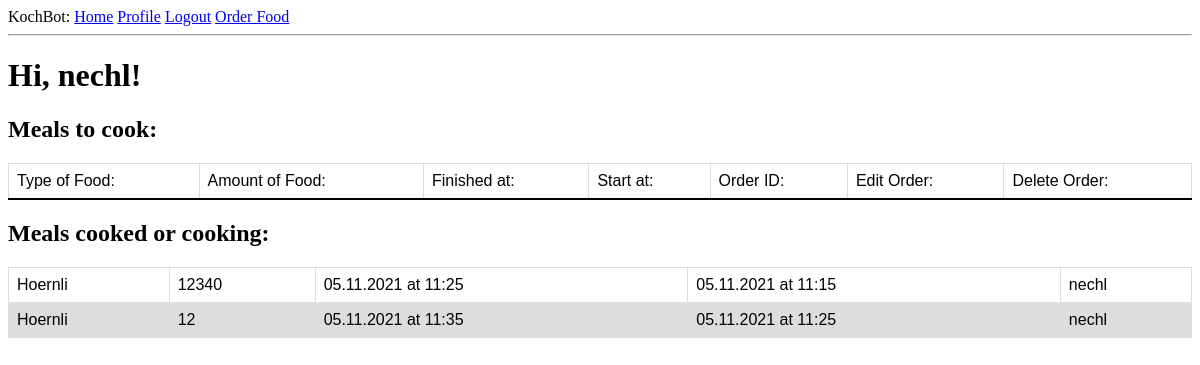
The page /index (signed in) on the database as committed earlier.
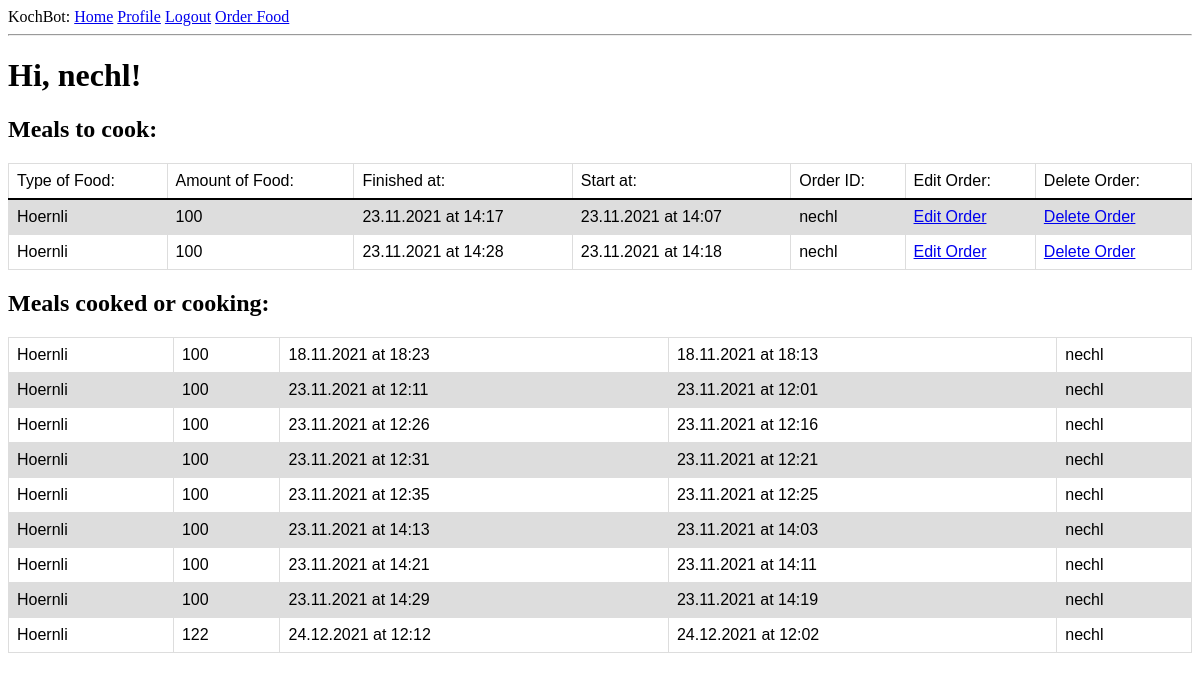
The same page on the database as committed later.
### app/models.py (models this page shows, shortened)
class User(UserMixin, db.Model):
    id = db.Column(db.Integer, primary_key=True)
    username = db.Column(db.String(64), index=True, unique=True)
    email = db.Column(db.String(120), index=True, unique=True)
    password_hash = db.Column(db.String(128))
    orders = db.relationship('Order', backref='author', lazy='dynamic')

class Order(db.Model):
    id = db.Column(db.Integer, primary_key = True)
    food = db.Column(db.String(140))
    timestamp = db.Column(db.DateTime,  default=datetime.utcnow)
    amount = db.Column(db.Integer())
    finished_at = db.Column(db.DateTime, index = True)
    start_at = db.Column(db.DateTime)
    user_id = db.Column(db.Integer, db.ForeignKey('user.id'))
    cooking = db.Column(db.Boolean, default = False)

### app/routes.py (the view)
@app.route('/')
@app.route('/index')
@login_required
def index():
    orders = Order.query.filter_by(cooking = False).order_by(Order.finished_at.asc()).all()
    orders_cooked = Order.query.filter_by(cooking = True).order_by(Order.finished_at.asc()).all()
    return render_template('index.html', title='Home', orders=orders, orders_cooked = orders_cooked)

### app/models.py (called while the page is built)
@login.user_loader
def load_user(id):
    return User.query.get(int(id))

### app/templates/index.html
{% extends "base.html" %}
{% block content %}
    <div class="MainContent">
        <h1>Hi, {{ current_user.username }}!</h1>
        <h2>Meals to cook:</h2>
        <table id="orders">
            <tr id="orders_header">
                <th id="orders_header">Type of Food:</th>
                <th id="orders_header">Amount of Food:</th>
                <th id="orders_header">Finished at:</th>
                <th id="orders_header">Start at:</th>
                <th id="orders_header">Order ID:</th>
                <th id="orders_header">Edit Order:</th>
                <th id="orders_header">Delete Order:</th>
            </tr>
            {% for order in orders %}
                {% include '_order.html' %}
            {% endfor %}
        </table>
        <h2>Meals cooked or cooking:</h2>
        <table id="orders">
            {% for order in orders_cooked %}
                {% include '_order_cooked.html' %}
            {% endfor %}
        </table>
    </div>
{% endblock %}

### app/templates/base.html (shortened to what this page needs)
<html>
    <head>
        <link rel="stylesheet" href=" {{ url_for('static', filename='style/style.css') }}">
    </head>
    <body>
        <div>
            KochBot:
                <a href="{{ url_for('index') }}">Home</a>
                {% if current_user.is_anonymous %}
                <a href="{{ url_for('login') }}">Login</a>
                {% else %}
                <a href="{{ url_for('user', username=current_user.username) }}">Profile</a>
                <a href="{{ url_for('logout') }}">Logout</a>
                {% endif %}
                <a href="{{ url_for('order') }}">Order Food</a>
        </div>
        <hr>
        {% block content %}{% endblock %}
    </body>
</html>

### app/templates/_order.html
<tr id="orders">
    <th id="orders">{{ order.food }}</th>
    <th id="orders">{{ order.amount }}</th>
    <th id="orders">{{ order.finished_at.strftime("%d.%m.%Y at %H:%M") }}</th>
    <th id="orders">{{ order.start_at.strftime("%d.%m.%Y at %H:%M") }}</th>
    <th id="orders">{{ order.user_id }}</th>
    <th id="orders"><a href="{{ url_for('edit_order', id=order.id) }}">Edit Order</a></th>
    <th id="orders"><a href="{{ url_for('delete_order', id=order.id) }}">Delete Order</a></th>
</tr>

### app/templates/_order_cooked.html
<tr id="orders">
    <th id="orders">{{ order.food }}</th>
    <th id="orders">{{ order.amount }}</th>
    <th id="orders">{{ order.finished_at.strftime("%d.%m.%Y at %H:%M") }}</th>
    <th id="orders">{{ order.start_at.strftime("%d.%m.%Y at %H:%M") }}</th>
    <th id="orders">{{ order.user_id }}</th>
</tr>

### app/static/style/style.css (style rules this page uses)
table#orders { font-family: Arial, sans-serif; font-style:normal; border-collapse: collapse; width: 100%; }
td#orders, th#orders, th#orders_header { border: 1px solid #dddddd; text-align: left; padding: 8px; font-weight: normal; }
tr#orders_header { font-weight: bold; border-bottom: 2px solid black; }
tr#orders:nth-child(even) { background-color: #dddddd; }
.MainContent { background-color: white; }

Rows that differ between the two databases and show on the page:
added Order: food "Hoernli", amount "100", finished_at "23.11.2021 at 14:17", start_at "23.11.2021 at 14:07", user_id "nechl", shown under "Meals to cook:"
added Order: food "Hoernli", amount "100", finished_at "23.11.2021 at 14:28", start_at "23.11.2021 at 14:18", user_id "nechl", shown under "Meals to cook:"
changed Order (number 3 of 11 on the later page): amount "12" → "100"; finished_at "05.11.2021 at 11:35" → "18.11.2021 at 18:23"; start_at "05.11.2021 at 11:25" → "18.11.2021 at 18:13"; moves up the list
added Order: food "Hoernli", amount "100", finished_at "23.11.2021 at 12:11", start_at "23.11.2021 at 12:01", user_id "nechl", shown under "Meals cooked or cooking:"
added Order: food "Hoernli", amount "100", finished_at "23.11.2021 at 12:26", start_at "23.11.2021 at 12:16", user_id "nechl", shown under "Meals cooked or cooking:"
added Order: food "Hoernli", amount "100", finished_at "23.11.2021 at 12:31", start_at "23.11.2021 at 12:21", user_id "nechl", shown under "Meals cooked or cooking:"
added Order: food "Hoernli", amount "100", finished_at "23.11.2021 at 12:35", start_at "23.11.2021 at 12:25", user_id "nechl", shown under "Meals cooked or cooking:"
added Order: food "Hoernli", amount "100", finished_at "23.11.2021 at 14:13", start_at "23.11.2021 at 14:03", user_id "nechl", shown under "Meals cooked or cooking:"
added Order: food "Hoernli", amount "100", finished_at "23.11.2021 at 14:21", start_at "23.11.2021 at 14:11", user_id "nechl", shown under "Meals cooked or cooking:"
added Order: food "Hoernli", amount "100", finished_at "23.11.2021 at 14:29", start_at "23.11.2021 at 14:19", user_id "nechl", shown under "Meals cooked or cooking:"
changed Order (number 11 of 11 on the later page): amount "12340" → "122"; finished_at "05.11.2021 at 11:25" → "24.12.2021 at 12:12"; start_at "05.11.2021 at 11:15" → "24.12.2021 at 12:02"
